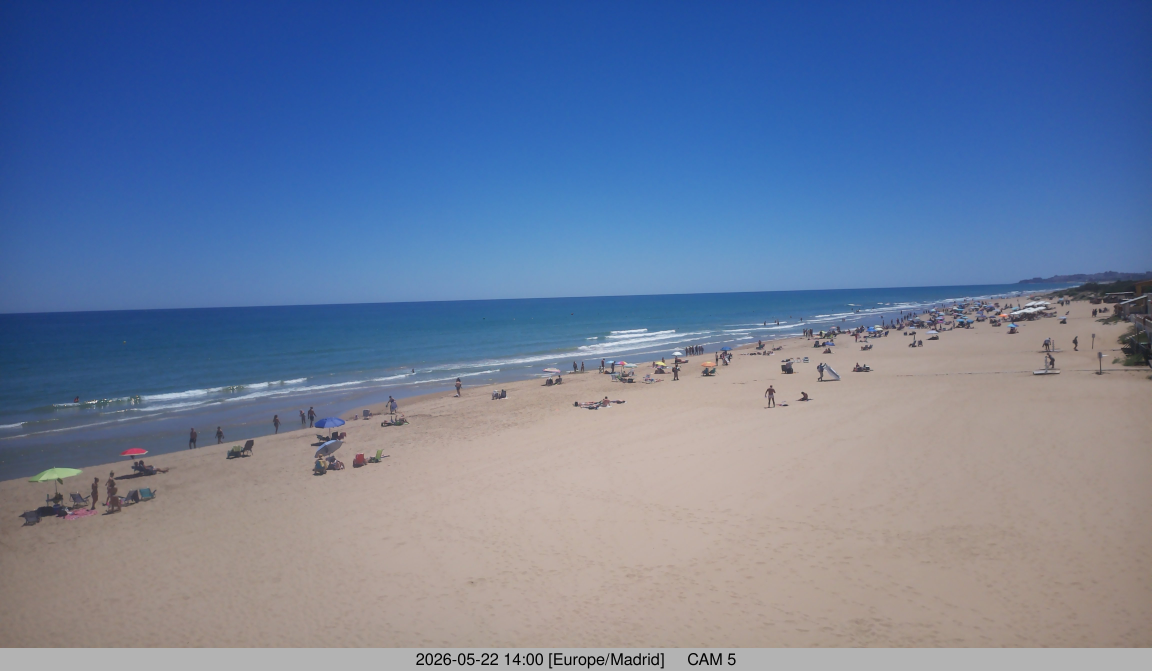
#> input picture proces_images/CAM_5/images/20260522_120000_8209.jpg, 4608 x 2682 px (shown at 1/4 size); its folder holds only this picture in this run
$ python debug_all_demo.py
#> lines starting #> are read from the running program, lines starting #| are printed output that depends on the picture
#!/usr/bin/env python3
"""
debug_all_demo.py — Debug visual batch de alineación SIFT sobre imágenes de demo.

Procesa todas las imágenes en proces_images/CAM_X/images/ en pares consecutivos
y genera por cada par:
  matches.jpg         — líneas inlier (verde) / outlier (rojo) entre imágenes
  keypoints.jpg       — todos los keypoints y los inliers destacados
  blend_inliers.jpg   — blend 50%% ref+alineada con marcadores inlier/outlier
  diff_inliers.jpg    — mapa de diferencias + marcadores
  base.jpg            — imagen de referencia etiquetada
  alineada.jpg        — imagen alineada etiquetada
  homography.jpg      — imagen con la descomposición visual de la homografía:
                         ángulo de rotación, traslación (dx,dy), escala y flechas

Cada ejecución borra por completo el directorio de salida (debug_demo/) antes de
regenerarlo, salvo que se use --skip-existing.

Uso:
    python scripts/debug_all_demo.py
    python scripts/debug_all_demo.py --cams 1 2 5 --out /tmp/mi_debug
    python scripts/debug_all_demo.py --cams 1 --base proces_images/CAM_1/images/20260304_120000_8213.jpg
    python scripts/debug_all_demo.py --cams 1 --no-clahe --skip-existing
"""

import argparse
import json
import shutil
import sys
from pathlib import Path

import cv2
import numpy as np

ROOT       = Path(__file__).parent.parent
DEMO_BASE  = ROOT / "proces_images"
MASKS_PATH = ROOT / "calibration" / "alignment_masks.json"

SIFT_FEATURES = 3000
LOWE_RATIO    = 0.75
RANSAC_THRESH = 5.0

ALL_CAMS = [1, 2, 3, 4, 5, 6]


# ── Máscara por cámara ───────────────────────────────────────────────────────

def build_mask(cam_id: int, h: int, w: int):
    if not MASKS_PATH.exists():
        return None
    with open(MASKS_PATH) as f:
        cfg = json.load(f)
    key = f"CAM_{cam_id}"
    if key not in cfg:
        return None
    canvas = np.zeros((h, w), dtype=np.uint8)
    for r in cfg[key]["regions"]:
        x0, y0 = int(r["x0"] * w), int(r["y0"] * h)
        x1, y1 = int(r["x1"] * w), int(r["y1"] * h)
        cv2.rectangle(canvas, (x0, y0), (x1, y1), 255, -1)
    return canvas


# ── Utilidades de texto ──────────────────────────────────────────────────────

def _put(img, text, pos, scale=1.1, color=(255, 255, 255)):
    cv2.putText(img, text, pos, cv2.FONT_HERSHEY_SIMPLEX, scale, (0, 0, 0), 4)
    cv2.putText(img, text, pos, cv2.FONT_HERSHEY_SIMPLEX, scale, color, 2)


# [5 lines left out: function _add_stats, not called in this run]


# ── Comprobación de iluminación ──────────────────────────────────────────────

def check_lighting(gray):
    mean, std = float(np.mean(gray)), float(np.std(gray))
    if mean > 200: return False, f"overexposed mean={mean:.0f}"
    if mean < 30:  return False, f"underexposed mean={mean:.0f}"
    if std < 18:   return False, f"low_contrast std={std:.0f}"
    return True, f"ok mean={mean:.0f} std={std:.0f}"


# ── Descomposición de la homografía ─────────────────────────────────────────

# [106 lines left out: functions decompose_homography, make_homography_debug, not called in this run]


# ── Preparación de la referencia (una sola vez por cámara) ──────────────────

def prepare_reference(ref_path: Path, cam_id: int, use_clahe: bool,
                      use_mask: bool = True) -> dict:
    """
    Carga y procesa la imagen de referencia: CLAHE, máscara y keypoints SIFT.
    Retorna un dict con todo lo necesario para comparar N imágenes contra ella.
    Llamar una sola vez por cámara; reutilizar en cada process_image().
    """
#> called with cam_id = 1, use_clahe = True, use_mask = True
    ref_bgr = cv2.imread(str(ref_path))
#> ref_bgr is the input picture: shape (2682, 4608, 3); mean B, G, R 157, 125.3, 108
    if ref_bgr is None:
        raise FileNotFoundError(f"No se pudo leer la referencia: {ref_path}")

    ref_gray = cv2.cvtColor(ref_bgr, cv2.COLOR_BGR2GRAY)
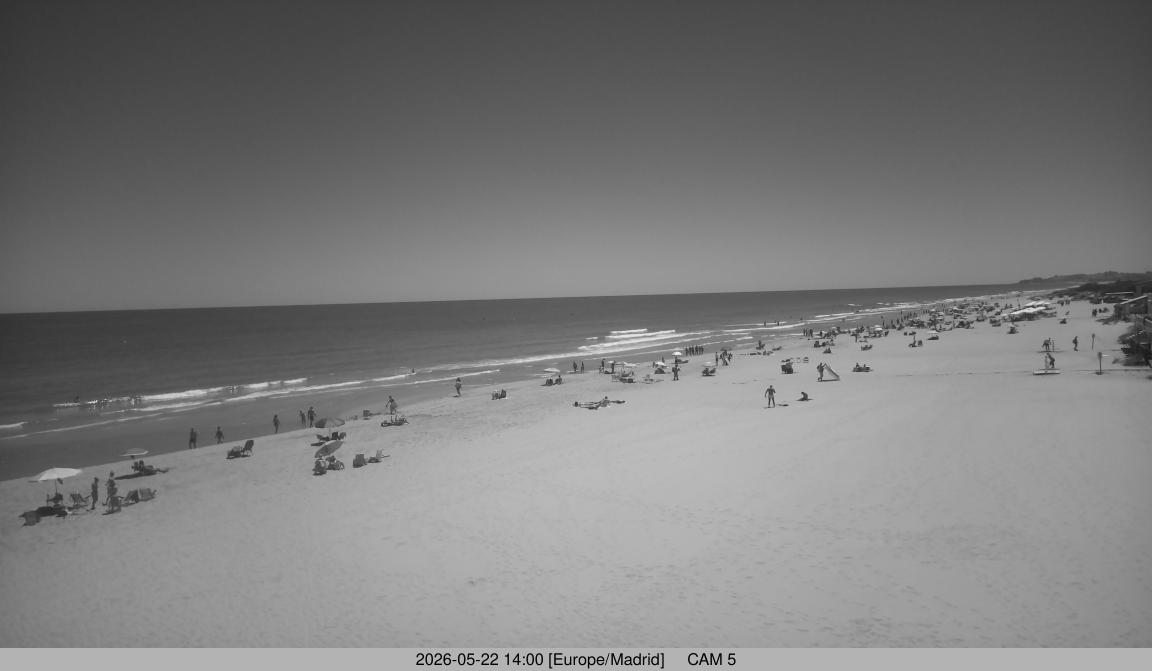
#> ref_gray: shape (2682, 4608) (shown at 1/4 size); min 0, max 255, mean 123.7
    ok, info = check_lighting(ref_gray)
#> in check_lighting, `mean, std = float(np.mean(gray)), float(np.std(gray))`: mean = 123.7; std = 37.94
#> ok = True; info = 'ok mean=124 std=38'
    if not ok:
        raise ValueError(f"Referencia con iluminación problemática: {info}")

    if use_clahe:
        clahe    = cv2.createCLAHE(clipLimit=2.0, tileGridSize=(8, 8))
        ref_gray = clahe.apply(ref_gray)
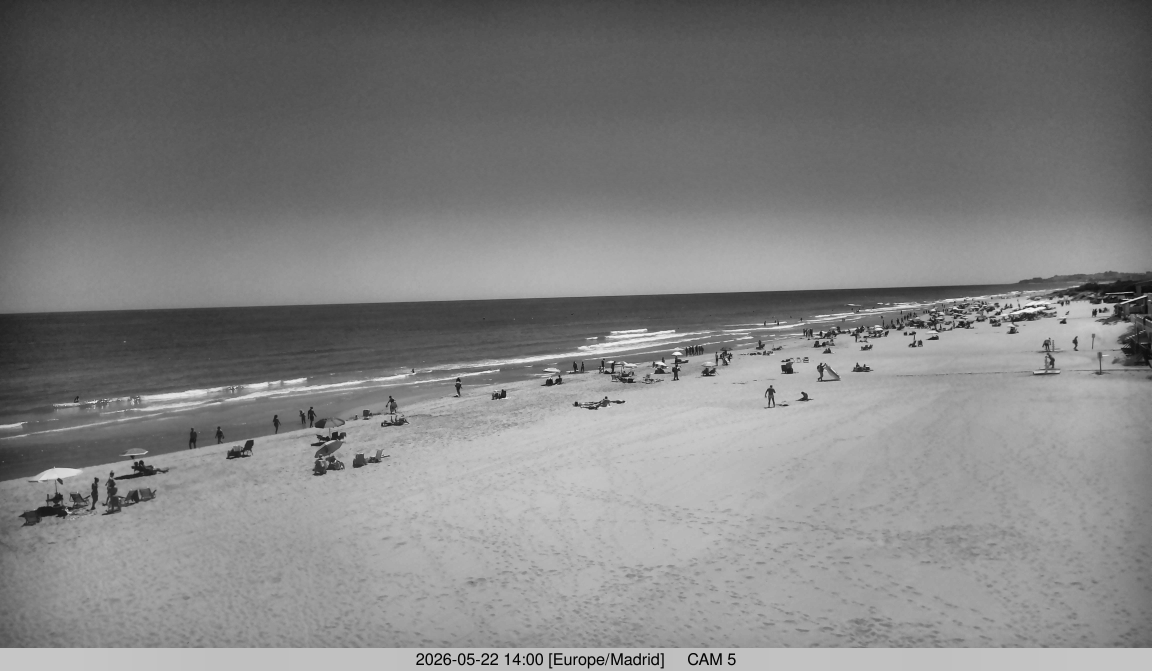
#> ref_gray: shape (2682, 4608) (shown at 1/4 size); min 2, max 255, mean 129.2

    h, w = ref_gray.shape
#> h = 2682; w = 4608
    mask = build_mask(cam_id, h, w) if use_mask else None
#> (reads calibration/alignment_masks.json from the repository)
#> after the loop in build_mask, `for r in cfg[key]["regions"]:`: canvas: shape (2682, 4608); every value is 0

    sift   = cv2.SIFT_create(nfeatures=SIFT_FEATURES)
#> (the run stopped early here; a loop or call above may not have finished)
